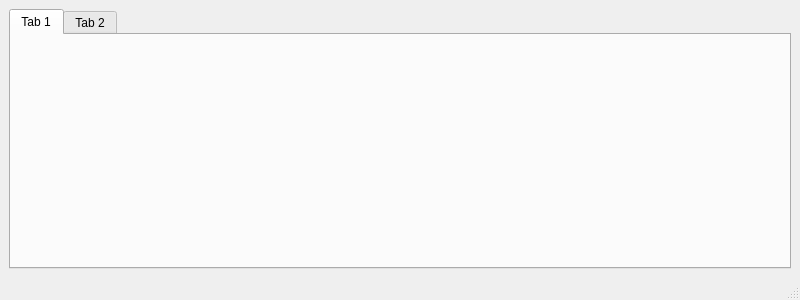
<?xml version="1.0" encoding="UTF-8"?>
<ui version="4.0">
 <class>Settings</class>
 <widget class="QMainWindow" name="Settings">
  <property name="geometry">
   <rect>
    <x>0</x>
    <y>0</y>
    <width>800</width>
    <height>300</height>
   </rect>
  </property>
  <property name="windowTitle">
   <string>MainWindow</string>
  </property>
  <widget class="QWidget" name="centralwidget">
   <layout class="QHBoxLayout" name="horizontalLayout">
    <item>
     <widget class="QTabWidget" name="tabWidget">
      <widget class="QWidget" name="tab">
       <attribute name="title">
        <string>Tab 1</string>
       </attribute>
      </widget>
      <widget class="QWidget" name="tab_2">
       <attribute name="title">
        <string>Tab 2</string>
       </attribute>
      </widget>
     </widget>
    </item>
   </layout>
  </widget>
  <widget class="QMenuBar" name="menubar">
   <property name="geometry">
    <rect>
     <x>0</x>
     <y>0</y>
     <width>800</width>
     <height>22</height>
    </rect>
   </property>
  </widget>
  <widget class="QStatusBar" name="statusbar"/>
 </widget>
 <resources/>
 <connections/>
</ui>
